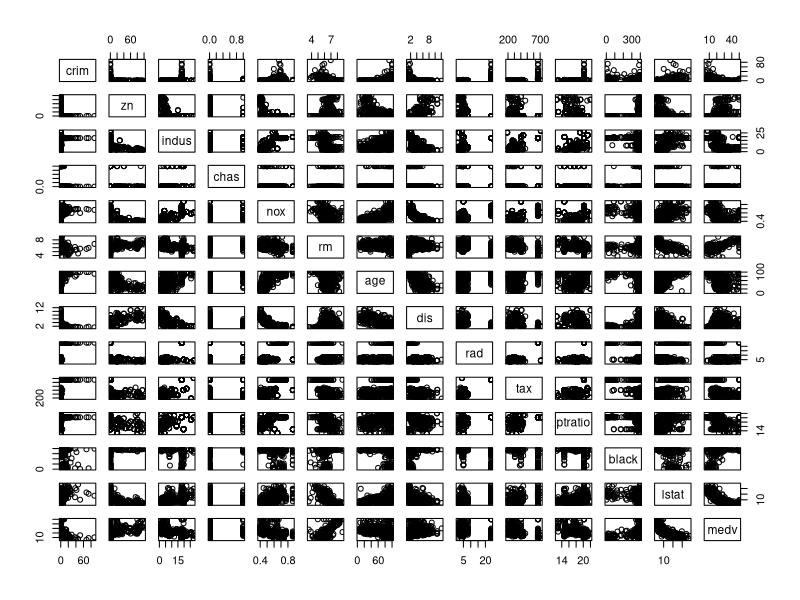
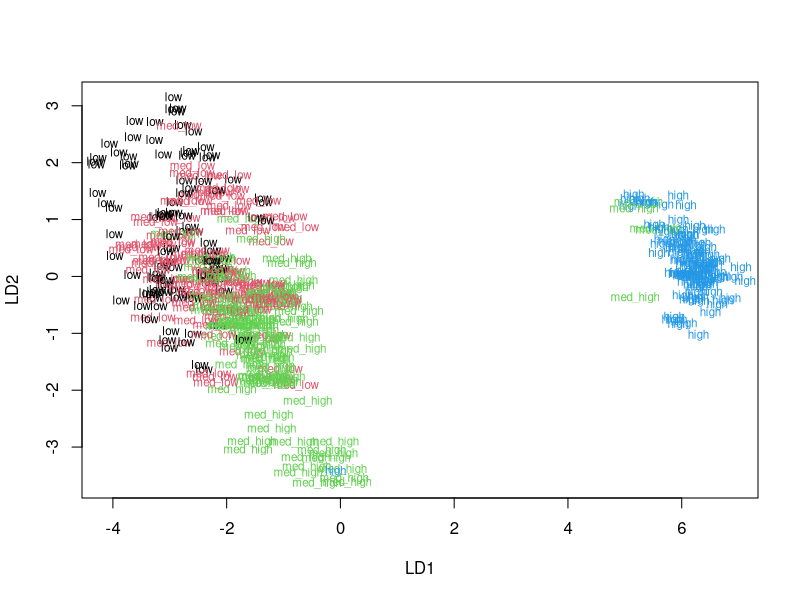
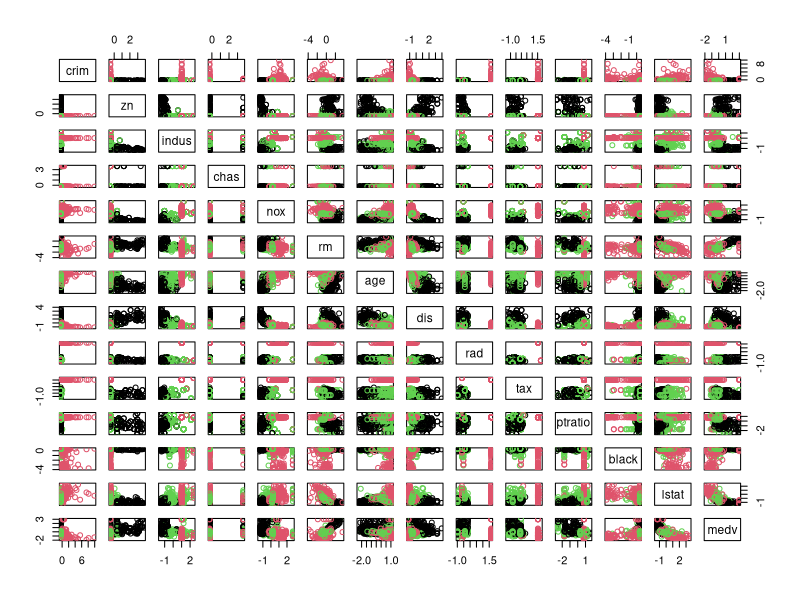
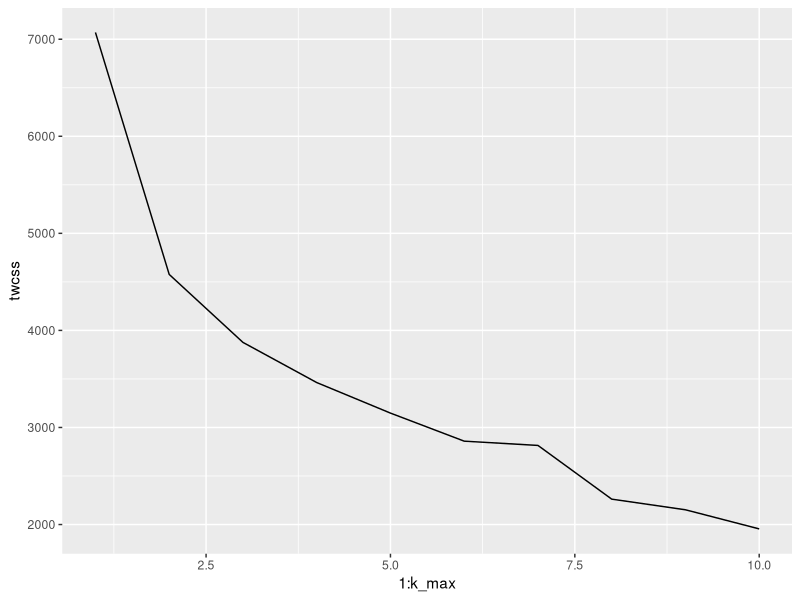
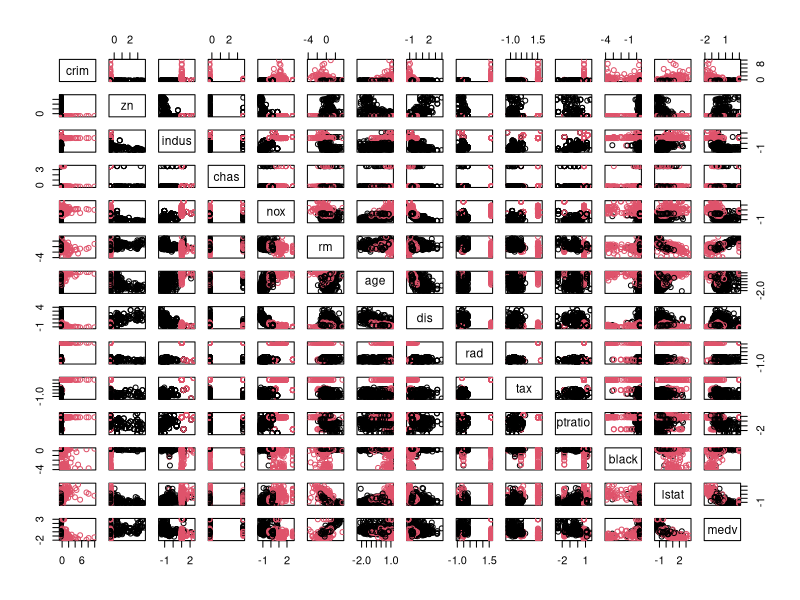
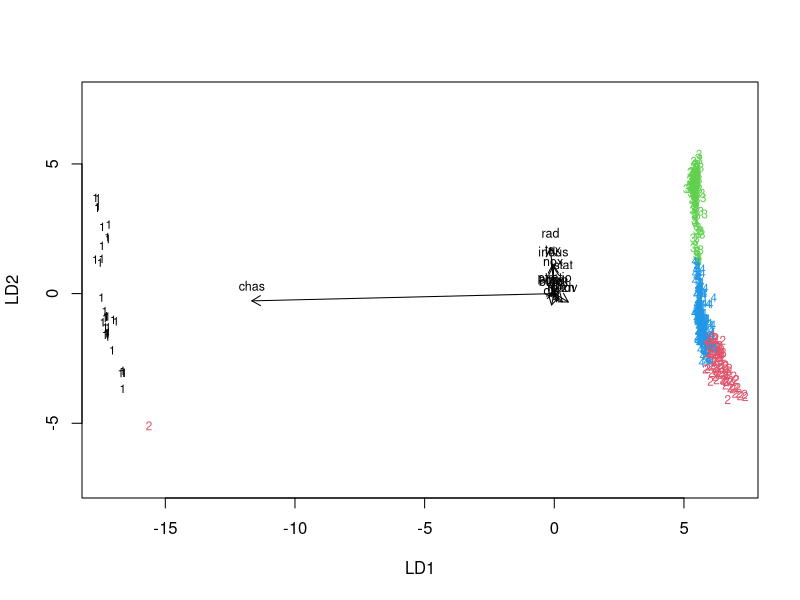

The R source for these figures, in order:
## ---- chunk 1
library(MASS)
data("Boston")
dim(Boston)
str(Boston)
## ---- chunk 2
summary(Boston)
## ---- chunk 3
pairs(Boston)
## ---- chunk 4

cor_matrix<-cor(Boston)
cor_matrix <- round(cor_matrix, digits = 2)


## ---- chunk 5
library(MASS)
boston_scaled <- scale(Boston)
boston_scaled <- as.data.frame(boston_scaled)
## ---- chunk 6
library(dplyr)
#create bin vector, use quantiles
bins <- quantile(boston_scaled$crim)
#create new factor variable
crime_rate <- cut(boston_scaled$crim, breaks = bins, include.lowest = TRUE, label = c("low", "med_low", "med_high", "high"))
#drop continuous crime
boston_scaled <- dplyr::select(boston_scaled, -crim)
#insert new factor crime_rate
boston_scaled <- data.frame(boston_scaled, crime_rate)

## ---- chunk 7
#take number of rows
n <- nrow(boston_scaled)
#choose 80%
ind <- sample(n,  size = n * 0.8)
# create train set
train <- boston_scaled[ind,]
# create test set 
test <- boston_scaled[-ind,]
## ---- chunk 8
lda.fit <- lda(crime_rate ~., data = train)
classes <- as.numeric(train$crime_rate)
plot(lda.fit, dimen = 2, col = classes, pch = classes)
## ---- chunk 9
#save correct classifications from the test data set for model validation
correct_classes <- test$crime_rate
#drop classifications
test <- dplyr::select(test, -crime_rate)
#prediction
lda.pred <- predict(lda.fit, newdata = test)
#results
table(correct = correct_classes, predicted = lda.pred$class)
## ---- chunk 10
data("Boston")
boston_scaled <- scale(Boston)
boston_scaled <- as.data.frame(boston_scaled)
#calculate euclidean distance matrix
dist_eu <- dist(boston_scaled, method = "euclidean")
#initial k-means with 3 centers
km1 <-kmeans(boston_scaled, centers = 3)
pairs(boston_scaled, col = km1$cluster)

## ---- chunk 11
library(ggplot2)
#set the seed for reproducability
set.seed(123)
#max clusters k = 10
k_max <- 10
#total within sum of squares function
twcss <- sapply(1:k_max, function(k){kmeans(boston_scaled, k)$tot.withinss})
#visualise
qplot(x = 1:k_max, y = twcss, geom = 'line')



## ---- chunk 12
km2 <-kmeans(boston_scaled, centers = 2)
pairs(boston_scaled, col = km2$cluster)
## ---- chunk 13
#kmeans for 4 centers for scaled Boston dataset
km3 <- kmeans(boston_scaled, centers = 4)
#include the kmeans clusted in the data frame
boston_scaled$cluster <- km3$cluster
#LDA on clusters
lda.fit2 <- lda(boston_scaled$cluster ~., data = boston_scaled)
#visualise, set up function for LDA arrows
lda.arrows <- function(x, myscale = 1, arrow_heads = 0.1, color = "black", tex = 0.75, choices = c(1,2)){
  heads <- coef(x)
  arrows(x0 = 0, y0 = 0, 
         x1 = myscale * heads[,choices[1]], 
         y1 = myscale * heads[,choices[2]], col=color, length = arrow_heads)
  text(myscale * heads[,choices], labels = row.names(heads), 
       cex = tex, col=color, pos=3)
}

# target classes as numeric
classes <- as.numeric(boston_scaled$cluster)

# plot the lda results
plot(lda.fit2, dimen = 2, col = classes, pch = classes)
lda.arrows(lda.fit2, myscale = 2)
